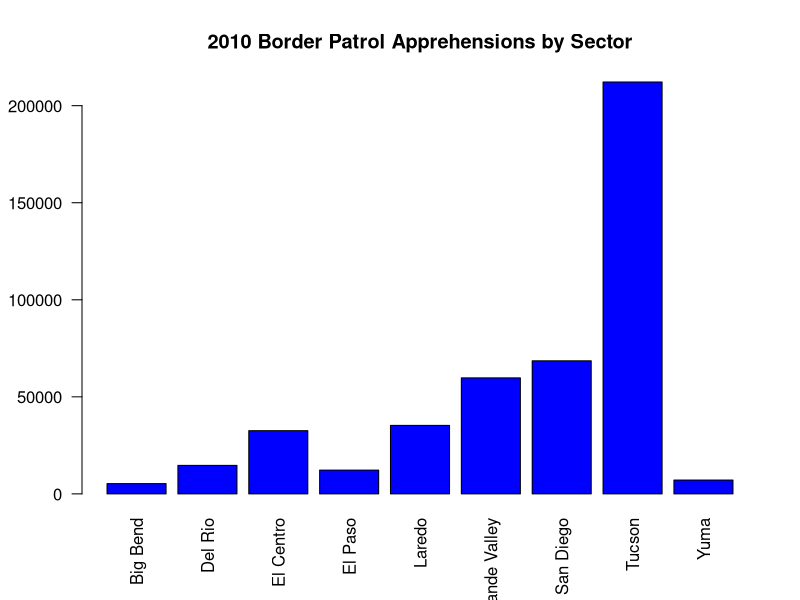

The R script that drew this image: (Note: this script raises an error after producing the figure.)
data1 <- read.csv("BP apprehensions 2010.csv", header = TRUE, stringsAsFactors = FALSE)
rownames(data1) <- data1[,1]
View(data1)
x <- subset(data1, select= -c(Sector))
x <- rbind(x, colSums(x))
rownames(x) <- c(rownames(x)[-length(rownames(x))], "Total")
x <- cbind(x,rowSums(x))
colnames(x) <- c(colnames(x)[-length(colnames(x))], "Total")
View(x)
barplot(x[1:9, 13], names.arg = rownames(x)[1:9], 
        las=2,
        axisnames=TRUE,
        main="2010 Border Patrol Apprehensions by Sector",
        border="black",
        col="blue")

data2 <- read.csv("PB Apprehensions 2017.csv", header = TRUE, stringsAsFactors = FALSE)
rownames(data2) <- data2[,1]
y <- subset(data2, select= -c(Sector))
y <- rbind(y, colSums(y))
rownames(y) <- c(rownames(y)[-length(rownames(y))], "Total")
y <- cbind(y, rowSums(y))
colnames(y) <- c(colnames(y)[-length(colnames(y))], "Total")
View(y)
barplot(y[1:9, 13], names.arg = rownames(y)[1:9], 
        las=2,
        axisnames=TRUE,
        main="2017 Border Patrol Apprehensions by Sector",
        border="black",
        col="blue")